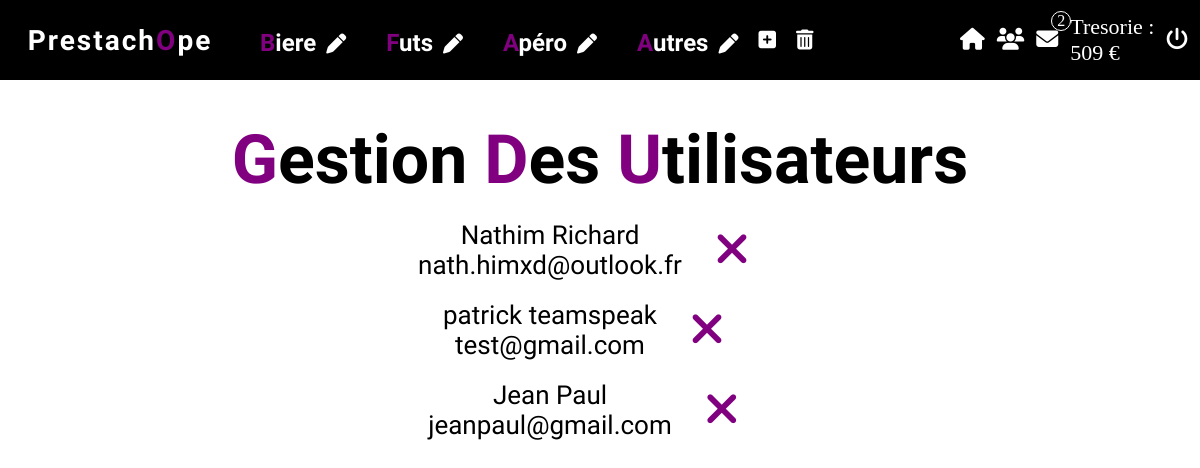
The app's page /index.php?page=gestion (signed in) with its own data.
### tables this page shows
CREATE TABLE `categorie` (
  `idCategorie` int(11) NOT NULL,
  `categorieProduit` varchar(20) NOT NULL
);

CREATE TABLE `utilisateurs` (
  `idClient` int(11) NOT NULL,
  `nom` varchar(40) NOT NULL,
  `prenom` varchar(40) NOT NULL,
  `adresse` varchar(40) NOT NULL,
  `mail` varchar(40) NOT NULL,
  `motdepasse` varchar(40) NOT NULL,
  `cagnote` int(11) NOT NULL DEFAULT 10000,
  `admin` int(11) NOT NULL DEFAULT 0
);

### web/DAO/categorieDAO.php (called while the page is built, shortened)
<?php
class categorieDAO
{
        public static function selectcategorie()
    {
        include_once 'DTO/categorieDTO.php';
        $dbb = databaselinker::getconnexion();
        $dbbb=$dbb->prepare('SELECT * FROM prestachope_bdd5.categorie');
    	$dbbb->execute();
        $d = $dbbb->fetchAll();
        $tab=[];
    	foreach ($d as $db)
    	{
            $categorie= new categorieDTO();
            $categorie->setCategorieProduit($db['categorieProduit']);
            $categorie->setIdCategorie($db['idCategorie']);
            $tab[]=$categorie;
    	}
        return $tab;
    }
}
?>

### web/DTO/categorieDTO.php (called while the page is built)
<?php
	class categorieDTO
	{
            private $categorieProduit;
            private $idCategorie;
            public function getCategorieProduit() {
                return $this->categorieProduit;
            }
            public function setCategorieProduit($categorieProduit): void {
                $this->categorieProduit = $categorieProduit;
            }
            public function getIdCategorie() {
            return $this->idCategorie;
            }
            public function setIdCategorie($idCategorie): void {
            $this->idCategorie = $idCategorie;
            }
        }
?>

### web/DAO/contactDAO.php (called while the page is built, shortened)
<?php
class contactDAO
{
        public static function selecnbtmsg()
    {
        $dbb = databaselinker::getconnexion();
        $dbbb=$dbb->prepare('SELECT COUNT(*) FROM prestachope_bdd5.contact WHERE statuts=0');
    	$dbbb->execute();
        $d = $dbbb->fetchAll();
    	foreach ($d as $db)
    	{
            return $db['COUNT(*)'];
    	}
    }
}
?>

### web/DAO/commandeDAO.php (called while the page is built, shortened)
<?php
class commandeDAO {
        public static function gettresorie()
    {
        $dbb = databaselinker::getconnexion();
        $dbbb=$dbb->prepare('SELECT ROUND(SUM(facture)) FROM `commande`');
    	$dbbb->execute();
        $d = $dbbb->fetchAll();
        foreach ($d as $db)
        {
            return $db['ROUND(SUM(facture))'];
        }
    }
}

### web/pages/gestionutilisateurs/gestionutilisateurscontrolleur.php (called while the page is built, shortened)
<?php
class gestionutilisateurscontrolleur
{
    public function IncludeView()
    {
        include_once 'gestionutilisateurview.php';
    }
    public function SelectAllUser()
    {
        include_once 'DAO/utilisateursDAO.php';
        return utilisateursDAO::selectalluser();
    }
}

### web/DAO/utilisateursDAO.php (called while the page is built, shortened)
<?php
class utilisateursDAO
{
        public static function selectalluser()
    {
        include_once 'DTO/utilisateursDTO.php';
        $bdd= databaselinker::getconnexion();
        $resultat=$bdd->prepare('SELECT * FROM prestachope_bdd5.utilisateurs WHERE admin=0 ');
        $resultat->execute();
        $result=$resultat->fetchAll();
        $tab=[];
        foreach ($result as $results)
        {
            $uti= new utilisateursDTO();
            $uti->setIdClient($results['idClient']);
            $uti->setNom($results['nom']);
            $uti->setPrenom($results['prenom']);
            $uti->setAdresse($results['adresse']);
            $uti->setMail($results['mail']);
            $uti->setCagnote($results['cagnote']);
            $uti->setAdmin($results['admin']);
            $tab[]=$uti;
        }
        return $tab;
    }
}

### web/DTO/utilisateursDTO.php (called while the page is built, shortened)
<?php
	class utilisateursDTO
	{
		private $nom;
		private $prenom;
                private $mail;
                public function getNom() {
                    return $this->nom;
                }
                public function getPrenom() {
                    return $this->prenom;
                }
                public function getMail() {
                    return $this->mail;
                }
                public function setNom($nom): void {
                    $this->nom = $nom;
                }
                public function setPrenom($prenom): void {
                    $this->prenom = $prenom;
                }
                public function setMail($mail): void {
                    $this->mail = $mail;
                }
        }
?>

### web/pages/gestionutilisateurs/gestionutilisateurview.php (the view, shortened to what this page needs)
<!DOCTYPE html>
<html lang="fr">
  <head>
    <link rel="stylesheet" type="text/css" href="assets/css/gestion.css" media="all"/>
  </head>
  <body>
      <div class="conteneur">
          <div class="utilisateur">
              <h1> <span>G</span>estion <span>D</span>es <span>U</span>tilisateurs </h1>
              <?php
              include_once 'gestionutilisateurscontrolleur.php';
              $instanceController=new gestionutilisateurscontrolleur();
              $content=$instanceController->SelectAlluser();
              foreach ($content as $contents)
              {
                  ?>
                    <div class="boxutilisa">
                        <div class="uti">
                            <p> <?php echo $contents->getNom();?>
                            <?php echo $contents->getPrenom(); ?> </p>
                            <p> <?php echo $contents->getMail(); ?> </p>
                        </div>
                        <div class="suppr">
                            <a href="index.php?page=gestion&nom=<?php echo $contents->getNom() ;?>"><i class="fas fa-times"></i></a><br>
                        </div>
                    </div>
                  <?php
              }
              ?>
          </div>
      </div>
 </body>
</html>

### web/pages/header.php (shortened to what this page needs)
<!DOCTYPE html>
<html>
    <head>
        <link rel="stylesheet" href="assets/css/header.css"/>
    </head>
    <body>
        <header>
            <div class="containt">
                <div class="top">
                    <div class="titre">
                        <h1> <a href="index.php?page=vitrine">Prestach<span>O</span>pe </a></h1>
                    </div>
                </div>
                <div class="dropdown">
                    <?php
                    include_once 'DAO/categorieDAO.php';
                    $allcategories=categorieDAO::selectcategorie();
                    foreach ($allcategories as $all)
                    {
                    echo '
                    <div class="cat">
                        <ul>
                            <li class="ligne">
                                <h2><a href="index.php?categorie='.$all->getIdCategorie().'&page=pagerecherche" value='.$all->getIdCategorie().'>'.$all->getCategorieProduit().'</a>';
                                if (isset($_SESSION['admin']))
                                {
                                    if ($_SESSION['admin']==1)
                                    {
                                        echo '<a href="index.php?categorie='.$all->getIdCategorie().'&page=modif&nom='.$all->getCategorieProduit().'" value='.$all->getIdCategorie().'><i class="fas fa-pen"></i></a></h2>';
                                    }
                                }
                               echo '<ul class="sub-menu">';
                                    echo '
                                </ul>
                            </li>
                        </ul>
                    </div>';
                    }
                ?>
                     <?php
                    if(isset($_SESSION['admin']))
                    {
                        if ($_SESSION['admin']==1)
                        {
                       ?>
                        <div class="cat">
                            <ul>
                                <div class="btnadmin">
                                <a href="index.php?page=new"><i class="fas fa-plus-square"></i></i></a>
                                <a href="index.php?page=delete"><i class="fas fa-trash-alt"></i></a>
                                </div>
                            </ul>
                        </div>
                    <?php
                        }
                    }
                    ?>
                </div>
                <div class="btndroite">
                    <a href="index.php?page=presentation"  value="presentation" ><i class="fas fa-home"></i></a>
                    <?php
                    if(isset($_SESSION['admin']))
                    {
                        if ($_SESSION['admin']==1)
                        {
                            echo '<a href="index.php?page=gestion"><i class="fas fa-users"></i></a>';
                            include_once 'DAO/contactDAO.php';
                            if (contactDAO::selecnbtmsg()!=0)
                            {
                               ?>
                                <div class="messagehead">
                                    <a href="index.php?page=contact"><i class="fas fa-envelope"></i></a>
                                    <div class="nbmess">
                                        <p><?php echo contactDAO::selecnbtmsg();?> </p>
                                    </div>
                                </div>
                                <?php
                            }
                            include_once 'DAO/commandeDAO.php';
                            ?> <p>Tresorie : <?php echo commandeDAO::gettresorie();?> € </p>
                    <?php
                        }
                        else
                        {
                            echo '<a href="index.php?page=contact"><i class="fas fa-envelope"></i></a><br>';
                        }
                    }
                    if (isset($_SESSION['nom'],$_SESSION['prenom']))
                    {
                            ?>
                        ?> <a href="index.php?page=deco"><i class="fas fa-power-off"></i></a>
                        <?php
                    }
                    else {
                        ?>
                            <a href="index.php?page=connexion"  value="connexion" ><i class="far fa-user"></i></a>
                        <?php
                    }
                    ?>
                </div>
            </div>
        </header>
    </body>
</html>

### web/assets/css/header.css (style rules this page uses)
* { padding: 0; margin: 0; box-sizing: border-box; }
html { font-size: 62.5%; }
.containt { width: 100%; height: 80px; background-color: black; color: #fff; position: fixed; display: flex; top: 0; z-index: 2; }
.titre a { text-decoration: none; color: #fff; font-family: 'Uncial Antiqua', cursive; font-size: 2.8rem; letter-spacing: 2px; }
.titre a span { color: purple; }
.top { display: flex; width: 20%; justify-content: center; align-items: center; }
.dropdown { display: flex; width: 60%; align-items: center; }
.btndroite { display: flex; width: 20%; align-items: center; justify-content: center; font-size: 2.2rem; }
.btndroite a { text-decoration: none; color: white; margin-right: 12px; }
.dropdown .ligne { display: inline-block; vertical-align: top; font-size: 20px; margin-right:20px; margin-left: 20px; position: relative; font-family: 'Shadows Into Light', cursive; }
.ligne a { color: #fff; font-size: 2.4rem; }
.ligne h2::first-letter { color: purple; }
.dropdown a { text-decoration: none; }
.dropdown li { list-style: none; }
.dropdown { display: flex; }
.ligne a { transition: 0.5s; }
.fa-pen { margin-left: 10px; font-size: 20px; }
.fas { transition: 0.5s; }
.nbmess { height: 20px; width: 20px; display: flex; justify-content: center; align-items: center; border: solid 1px white; border-radius: 50%; position: absolute; margin-left: 15px; margin-top: 10px; top:1%; font-size: 1.6rem; }
.messagehead { display: flex; height: 100%; align-items: center; }
.btnadmin { display: flex; height: 100%; align-items: center; }
.btnadmin i { font-size: 20px; }
.fa-power-off { margin-left: 10px; }
.btnadmin i { color: white; margin-right: 20px; }

### web/assets/css/gestion.css (style rules this page uses)
* { padding: 0; margin: 0; box-sizing: border-box; }
html { font-size: 62.5%; }
body { width: 100%; height: 100%; }
.conteneur { width: 100%; height: 100%; margin-top: 10%; display: flex; align-items: center; justify-content: center; }
.utilisateur { width: 70%; display: flex; align-items: center; justify-content: center; text-align: center; flex-direction: column; }
.utilisateur h1 { font-size: 6.8rem; font-family: 'Lobster', cursive; }
.utilisateur p { font-size: 2.6rem; font-family: 'Red Hat Display', sans-serif; }
.utilisateur h1 span { color: purple; }
.suppr { width: 100px; display: flex; justify-content: center; align-items: center; font-size: 4.6rem; }
.suppr i { color: purple; }
.boxutilisa { display: flex; margin-top: 20px; }

### records on screen
categorie: $all->getIdCategorie() 1 (drawn), categorieProduit "Biere"
categorie: $all->getIdCategorie() 2 (drawn), categorieProduit "Futs"
categorie: $all->getIdCategorie() 3 (drawn), categorieProduit "Apéro"
categorie: $all->getIdCategorie() 5 (drawn), categorieProduit "Autres"
utilisateurs: nom "Nathim", prenom "Richard", mail "nath.himxd@outlook.fr"
utilisateurs: nom "patrick", prenom "teamspeak", mail "test@gmail.com"
utilisateurs: nom "Jean", prenom "Paul", mail "jeanpaul@gmail.com"

### other values on screen
contactDAO::selecnbtmsg() "2"
commandeDAO::gettresorie() "509"
